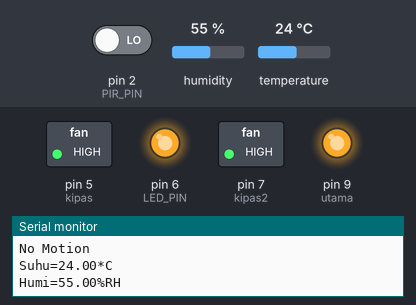
Bench run of a sketch on a simulated Arduino Nano, built with avr-gcc and run on an emulated ATmega328P. Parts: switched loads named in the sketch (green lamp = pin HIGH), output pins drawn as LEDs (lit = HIGH), the last lines printed to the serial monitor. The test bench sets the inputs (shaded band); at power-on: pin 2 (PIR_PIN) LOW, temperature 24 °C, humidity 55 %.

Above: at 1.3 s.
1.4 s: pin 2 (PIR_PIN) driven HIGH
At 2.9 s:
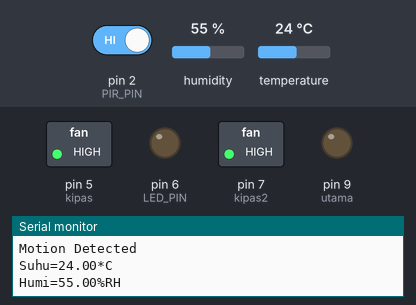
3.8 s: temperature set to 30 °C
6.7 s: temperature set to 33 °C
At 8.6 s:
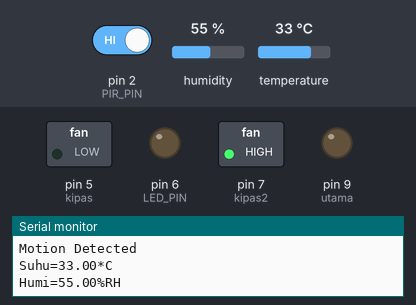
9.3 s: temperature set to 36 °C
At 12.7 s:
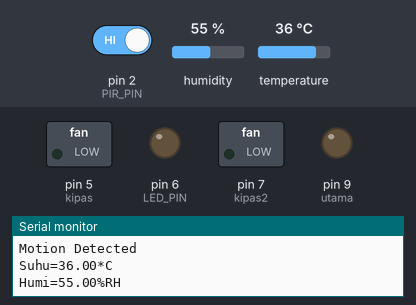
13.7 s: temperature set to 12 °C
At 17.9 s:
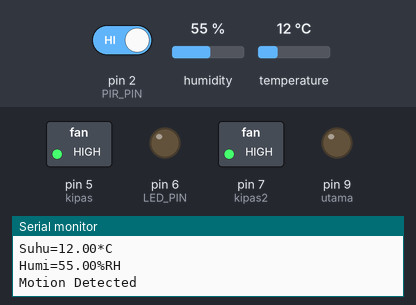
18.2 s: temperature set to 41 °C
At 21.9 s:
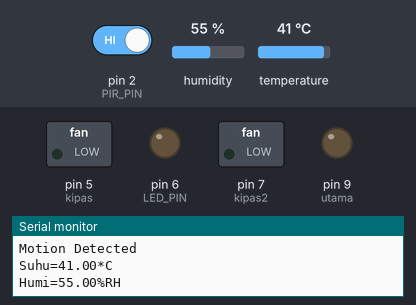
Timing chart, 0 to 23.4 s (numbered marks = the images above; inputs shaded):
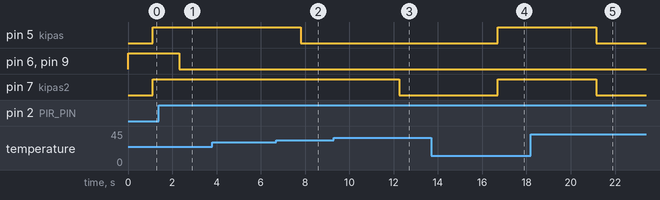

Measured:
- the behaviour switches between 31 and 32 °C on temperature (found by bisection; images 1 and 2)
- the behaviour switches between 34 and 35 °C on temperature (found by bisection; images 2 and 3)
- after the input at 1.4 s, pin 6 (LED_PIN), pin 9 (utama): HIGH → LOW after 0.93 s
- after the input at 6.7 s, pin 5 (kipas): HIGH → LOW after 1.1 s
- after the input at 9.3 s, pin 7 (kipas2): HIGH → LOW after 3.0 s
- after the input at 13.7 s, pin 5 (kipas), pin 7 (kipas2): LOW → HIGH after 3.0 s
- after the input at 18.2 s, pin 5 (kipas), pin 7 (kipas2): HIGH → LOW after 3.0 s

The sketch:

DHT_PIR_BASIC.ino
```cpp
/*********************************
 * Monitoring Suhu Kelembaban
 * Sensor : DHT11
 * Board  : Arduino Nano
 * Output : Serial (9600)
 * DOUT -> pin A1
*********************************/
#include <DHT.h> //library DHT
#define PIR_PIN 2
#define LED_PIN 6
#define kipas 5
#define kipas2 7
#define utama 9
#define DHTPIN A1 //pin DATA konek ke pin 4 Arduino
#define DHTTYPE DHT11 //tipe sensor DHT11
DHT dht(DHTPIN, DHTTYPE); //set sensor + koneksi pin
  long int
// jeda waktu indikator hidup ketika sensor PIR mendeteksi
// gerakan dalam milidetik
ledOn = 10000,
lastTime = -ledOn; // penghitung waktu (default led mati) 

void setup()
{
  Serial.begin(9600); //baud 9600
  dht.begin();
pinMode(LED_PIN, OUTPUT); // Atur pin 13 menjadi mode Output
pinMode(kipas, OUTPUT); // Atur pin 13 menjadi mode Output
pinMode(utama, OUTPUT); // Atur pin 13 menjadi mode Output
pinMode(kipas2, OUTPUT); // Atur pin 13 menjadi mode Output
pinMode(PIR_PIN, INPUT); // Atur pin 2 menjadi mode input 
digitalWrite(LED_PIN, HIGH); // matikan led indikator
digitalWrite(utama, HIGH);
delay(100); // Jeda sebentar
}

void loop()
{
  float kelembaban = dht.readHumidity();
  float suhu = dht.readTemperature();

  Serial.print("Suhu=");  //kirim serial "Suhu"
  Serial.print(suhu);     //kirim serial nilai suhu
  Serial.println("*C"); //Satuan Derajat Suhu
  Serial.print("Humi=");  //kirim serial "Humi"
  Serial.print(kelembaban);     //kirim serial nilai kelembaban
  Serial.println("%RH");  //kirim serial "%RH"
  delay(1000);            //tunda 1 detik untuk pembacaan berikutnya

if ((suhu >= 32)&&(suhu < 35)){
digitalWrite(kipas, LOW);
digitalWrite(kipas2, HIGH);
}
else if ((suhu >= 35)&&(suhu < 60)){
digitalWrite(kipas, LOW);
digitalWrite(kipas2, LOW);
}
else if (suhu < 32){
 digitalWrite(kipas, HIGH);
 digitalWrite(kipas2, HIGH);
 }
  //////////////////////////
if(digitalRead(PIR_PIN) == HIGH){
lastTime = millis();
Serial.println("Motion Detected");
delay(100);
}else{
Serial.println("No Motion");
delay(100);
}
if ((millis() - lastTime) < ledOn){
digitalWrite(utama, LOW);
digitalWrite(LED_PIN, LOW);
}
else if((millis() - lastTime) > ledOn) {
digitalWrite(LED_PIN, HIGH);
digitalWrite(utama, HIGH);
}
}
```
